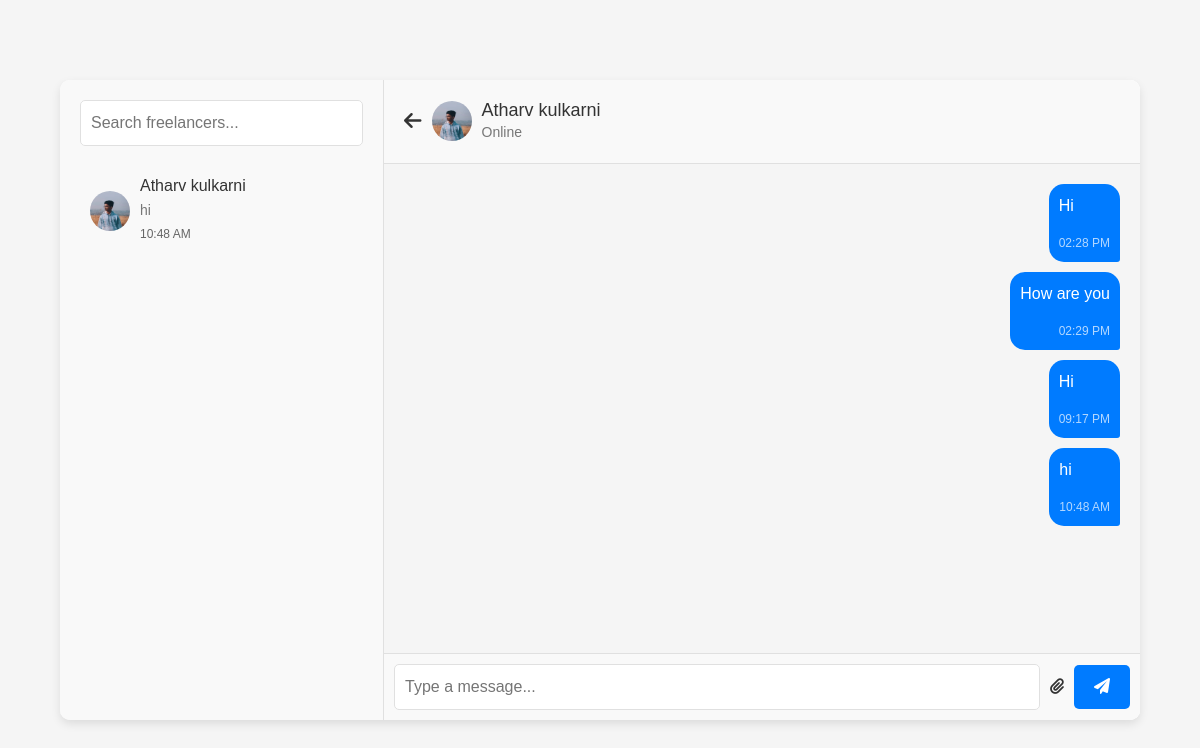
The app's page /PHPUIFiles/messages.php?freelancer_id=1 (signed in) with its own data.
### tables this page shows
CREATE TABLE "freelancers" (
	"id"	INTEGER,
	"name"	TEXT NOT NULL,
	"username"	TEXT NOT NULL,
	"password"	TEXT NOT NULL,
	"email"	TEXT NOT NULL,
	"contact"	TEXT NOT NULL,
	"gender"	TEXT NOT NULL,
	"dob"	TEXT NOT NULL,
	"skills"	TEXT NOT NULL,
	"tools"	TEXT NOT NULL,
	"tagline"	TEXT NOT NULL,
	"about_me"	TEXT NOT NULL,
	"experience"	INTEGER NOT NULL,
	"languages"	TEXT NOT NULL,
	"availability"	TEXT NOT NULL,
	"degree"	TEXT NOT NULL,
	"institute"	TEXT NOT NULL,
	"graduation_year"	INTEGER NOT NULL,
	"profile_picture"	TEXT,
	"resume"	TEXT,
	"usertype"	TEXT NOT NULL, earnings REAL DEFAULT 0, pending_payments REAL DEFAULT 0,
	PRIMARY KEY("id" AUTOINCREMENT)
);

CREATE TABLE messages (
    id INTEGER PRIMARY KEY AUTOINCREMENT,
    sender_id INTEGER NOT NULL, 
    receiver_id INTEGER NOT NULL, 
    message TEXT NOT NULL, 
    attachment_path TEXT, 
    timestamp DATETIME DEFAULT CURRENT_TIMESTAMP,
    FOREIGN KEY (sender_id) REFERENCES users(id),
    FOREIGN KEY (receiver_id) REFERENCES freelancers(id)
);

### PHPUIFiles/messages.php (the view, shortened to what this page needs)
<?php
$db = new SQLite3('C:\xampp\htdocs\FreelanceMarketplace\Connection\Freelance_db.db');
$users_username = $_SESSION['username'];
$usersQuery = $db->prepare("SELECT * FROM users WHERE username = :username");
$usersQuery->bindValue(':username', $users_username, SQLITE3_TEXT);
$usersResult = $usersQuery->execute();
$user = $usersResult->fetchArray(SQLITE3_ASSOC);
$user_id = $user['users_id'];
if (isset($_GET['freelancer_id'])) {
    $freelancer_id = $_GET['freelancer_id'];
    $freelancerQuery = $db->prepare("SELECT * FROM freelancers WHERE id = :id");
    $freelancerQuery->bindValue(':id', $freelancer_id, SQLITE3_INTEGER);
    $freelancerResult = $freelancerQuery->execute();
    $freelancer = $freelancerResult->fetchArray(SQLITE3_ASSOC);
} else {
    header("Location: user-dashboard.php");
    exit;
}
$recentChatsQuery = $db->prepare("
    SELECT
        f.id,
        f.name,
        f.profile_picture,
        (SELECT message FROM messages
         WHERE (sender_id = :user_id AND receiver_id = f.id)
         OR (sender_id = f.id AND receiver_id = :user_id)
         ORDER BY timestamp DESC LIMIT 1) AS last_message,
        (SELECT timestamp FROM messages
         WHERE (sender_id = :user_id AND receiver_id = f.id)
         OR (sender_id = f.id AND receiver_id = :user_id)
         ORDER BY timestamp DESC LIMIT 1) AS last_message_time
    FROM freelancers f
    JOIN messages m ON f.id = m.sender_id OR f.id = m.receiver_id
    WHERE m.sender_id = :user_id OR m.receiver_id = :user_id
    GROUP BY f.id
");
$recentChatsQuery->bindValue(':user_id', $user_id, SQLITE3_INTEGER);
$recentChatsResult = $recentChatsQuery->execute();
function truncate($string, $length) {
    return $string;
}
function format_message_time($timestamp) {
    $now = new DateTime();
    $messageTime = new DateTime($timestamp);
    $diff = $now->diff($messageTime);
    if ($diff->days == 0) {
        return $messageTime->format('h:i A');
    } elseif ($diff->days == 1) {
        return 'Yesterday';
    } elseif ($diff->days < 7) {
        return $messageTime->format('D');
    } else {
        return $messageTime->format('M j');
    }
}
?>
<!DOCTYPE html>
<html lang="en">
<head>
    <link rel="stylesheet" href="https://cdnjs.cloudflare.com/ajax/libs/font-awesome/6.0.0-beta3/css/all.min.css">
    <link rel="stylesheet" href="https://cdnjs.cloudflare.com/ajax/libs/bootstrap/5.3.0/css/bootstrap.min.css">
    <link rel="stylesheet" href="../CSS files/messages.css">
</head>
<body>
    <div class="chat-app">
        <div class="recent-chats">
            <div class="search-bar">
                <input type="text" id="search-input" placeholder="Search freelancers...">
            </div>
            <div class="recent-chats-list" id="recent-chats-list">
            <?php while ($chat = $recentChatsResult->fetchArray(SQLITE3_ASSOC)): ?>
                <div class="chat-item" onclick="location.href='messages.php?freelancer_id=<?= $chat['id'] ?>'">
                    <img src="<?= htmlspecialchars($chat['profile_picture']) ?>" alt="<?= htmlspecialchars($chat['name']) ?>">
                    <div class="chat-details">
                        <h5><?= htmlspecialchars($chat['name']) ?></h5>
                        <p class="last-message"><?= htmlspecialchars(truncate($chat['last_message'] ?? '', 20)) ?></p>
                        <small><?= format_message_time($chat['last_message_time'] ?? '') ?></small>
                    </div>
                </div>
            <?php endwhile; ?>
            </div>
        </div>
        <div class="chat-container">
            <div class="chat-header">
                <a href="user_dashboard.php" class="back-btn"><i class="fas fa-arrow-left"></i></a>
                <img src="<?= htmlspecialchars($freelancer['profile_picture']) ?>" alt="Freelancer" class="profile-pic">
                <div class="freelancer-details">
                    <h5><?= htmlspecialchars($freelancer['name']) ?></h5>
                    <p class="status">Online</p>
                </div>
            </div>
            <div class="chat-messages" id="chat-messages">
                <?php
                $messagesQuery = $db->prepare("
                    SELECT * FROM messages
                    WHERE (sender_id = :user_id AND receiver_id = :freelancer_id)
                    OR (sender_id = :freelancer_id AND receiver_id = :user_id)
                    ORDER BY timestamp ASC
                ");
                $messagesQuery->bindValue(':user_id', $user_id, SQLITE3_INTEGER);
                $messagesQuery->bindValue(':freelancer_id', $freelancer_id, SQLITE3_INTEGER);
                $messagesResult = $messagesQuery->execute();
                while ($message = $messagesResult->fetchArray(SQLITE3_ASSOC)) {
                    $messageClass = ($message['sender_id'] == $user_id) ? 'user-message' : 'freelancer-message';
                    echo "<div class='message $messageClass'>
                            <p>{$message['message']}</p>
                            <small>" . date('h:i A', strtotime($message['timestamp'])) . "</small>
                          </div>";
                }
                ?>
            </div>
            <div class="chat-input">
                <input type="text" id="message-input" placeholder="Type a message...">
                <label for="file-input" class="attachment-btn"><i class="fas fa-paperclip"></i></label>
                <button id="send-btn"><i class="fas fa-paper-plane"></i></button>
            </div>
        </div>
    </div>
</body>
</html>

### CSS files/messages.css (style rules this page uses)
body { margin: 0; font-family: 'Arial', sans-serif; background: #f5f5f5; color: #333; height: 100vh; display: flex; justify-content: center; align-items: center; }
.chat-app { display: flex; width: 90%; max-width: 1200px; height: 80vh; background: #fff; border-radius: 10px; overflow: hidden; box-shadow: 0 4px 10px rgba(0, 0, 0, 0.1); }
.recent-chats { width: 30%; background: #f9f9f9; padding: 20px; border-right: 1px solid #e0e0e0; overflow-y: auto; }
.search-bar input { width: 100%; padding: 10px; border: 1px solid #e0e0e0; border-radius: 5px; background: #fff; color: #333; outline: none; }
.recent-chats-list { margin-top: 20px; }
.chat-item { display: flex; align-items: center; padding: 10px; border-radius: 5px; margin-bottom: 10px; cursor: pointer; transition: background 0.3s; }
.chat-item img { width: 40px; height: 40px; border-radius: 50%; margin-right: 10px; }
.chat-details h5 { margin: 0; font-size: 16px; color: #333; }
.chat-details p { margin: 5px 0 0; font-size: 14px; color: #777; }
.chat-details small { font-size: 12px; color: #999; }
.chat-container { width: 70%; display: flex; flex-direction: column; background: #fff; }
.chat-header { display: flex; align-items: center; padding: 20px; background: #f9f9f9; border-bottom: 1px solid #e0e0e0; }
.chat-header .back-btn { color: #333; font-size: 20px; margin-right: 10px; cursor: pointer; }
.chat-header .profile-pic { width: 40px; height: 40px; border-radius: 50%; margin-right: 10px; }
.chat-header .freelancer-details h5 { margin: 0; font-size: 18px; color: #333; }
.chat-header .freelancer-details .status { margin: 0; font-size: 14px; color: #777; }
.chat-messages { flex: 1; padding: 20px; overflow-y: auto; background: #f5f5f5; display: flex; flex-direction: column; gap: 10px; }
.message { max-width: 70%; padding: 10px; border-radius: 15px; position: relative; }
.user-message { background-color: #007bff; color: white; align-self: flex-end; border-bottom-right-radius: 3px; }
.chat-input { display: flex; align-items: center; padding: 10px; background: #f9f9f9; border-top: 1px solid #e0e0e0; }
.chat-input input { flex: 1; padding: 10px; border: 1px solid #e0e0e0; border-radius: 5px; background: #fff; color: #333; outline: none; }
.chat-input .attachment-btn { margin: 0 10px; color: #333; cursor: pointer; }
.chat-input button { background: #007bff; border: none; padding: 10px 20px; border-radius: 5px; color: #fff; cursor: pointer; }

### PHPUIFiles/messages.php (style rules this page uses)
.message small { display: block; text-align: right; font-size: 0.75rem; color: #666; margin-top: 4px; }
.user-message small { color: rgba(255, 255, 255, 0.7); }
.chat-details small { color: #666; font-size: 0.75rem; margin-top: 2px; }
.last-message { color: #666; font-size: 0.9rem; white-space: nowrap; overflow: hidden; text-overflow: ellipsis; max-width: 200px; }

### records on screen
freelancers: profile_picture (picture), name "Atharv kulkarni", last_message "hi", last_message_time "10:48 AM"
messages: message "Hi", timestamp "02:28 PM"
messages: message "How are you", timestamp "02:29 PM"
messages: message "Hi", timestamp "09:17 PM"
messages: message "hi", timestamp "10:48 AM"
